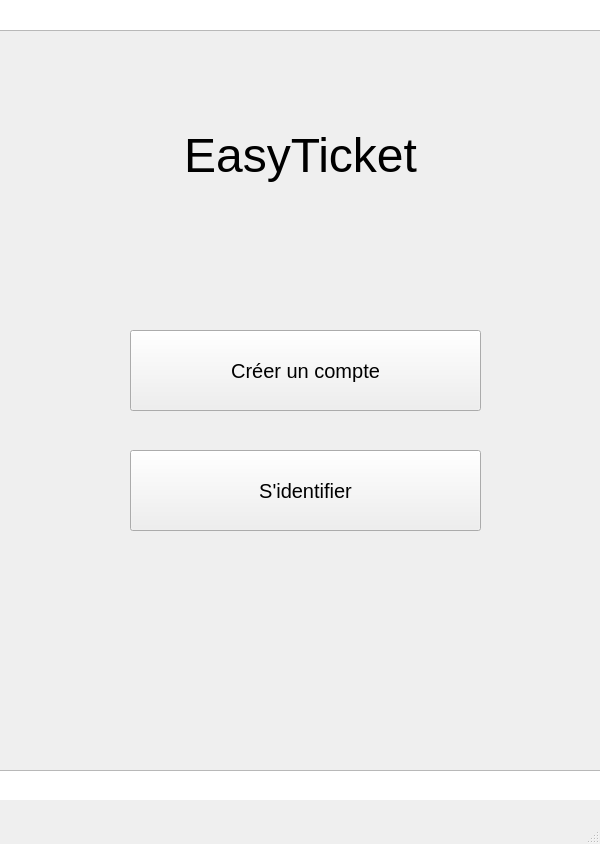
<?xml version="1.0" encoding="UTF-8"?>
<ui version="4.0">
 <class>MainWindow</class>
 <widget class="QMainWindow" name="MainWindow">
  <property name="geometry">
   <rect>
    <x>0</x>
    <y>0</y>
    <width>600</width>
    <height>844</height>
   </rect>
  </property>
  <property name="maximumSize">
   <size>
    <width>800</width>
    <height>16777215</height>
   </size>
  </property>
  <property name="windowTitle">
   <string>MainWindow</string>
  </property>
  <widget class="QWidget" name="centralwidget">
   <property name="minimumSize">
    <size>
     <width>600</width>
     <height>800</height>
    </size>
   </property>
   <property name="maximumSize">
    <size>
     <width>600</width>
     <height>800</height>
    </size>
   </property>
   <widget class="QPushButton" name="pushButton">
    <property name="geometry">
     <rect>
      <x>130</x>
      <y>330</y>
      <width>351</width>
      <height>81</height>
     </rect>
    </property>
    <property name="palette">
     <palette>
      <active>
       <colorrole role="WindowText">
        <brush brushstyle="SolidPattern">
         <color alpha="255">
          <red>0</red>
          <green>0</green>
          <blue>0</blue>
         </color>
        </brush>
       </colorrole>
       <colorrole role="Button">
        <brush brushstyle="SolidPattern">
         <color alpha="255">
          <red>164</red>
          <green>0</green>
          <blue>0</blue>
         </color>
        </brush>
       </colorrole>
       <colorrole role="Light">
        <brush brushstyle="SolidPattern">
         <color alpha="255">
          <red>246</red>
          <green>0</green>
          <blue>0</blue>
         </color>
        </brush>
       </colorrole>
       <colorrole role="Midlight">
        <brush brushstyle="SolidPattern">
         <color alpha="255">
          <red>205</red>
          <green>0</green>
          <blue>0</blue>
         </color>
        </brush>
       </colorrole>
       <colorrole role="Dark">
        <brush brushstyle="SolidPattern">
         <color alpha="255">
          <red>82</red>
          <green>0</green>
          <blue>0</blue>
         </color>
        </brush>
       </colorrole>
       <colorrole role="Mid">
        <brush brushstyle="SolidPattern">
         <color alpha="255">
          <red>109</red>
          <green>0</green>
          <blue>0</blue>
         </color>
        </brush>
       </colorrole>
       <colorrole role="Text">
        <brush brushstyle="SolidPattern">
         <color alpha="255">
          <red>0</red>
          <green>0</green>
          <blue>0</blue>
         </color>
        </brush>
       </colorrole>
       <colorrole role="BrightText">
        <brush brushstyle="SolidPattern">
         <color alpha="255">
          <red>255</red>
          <green>255</green>
          <blue>255</blue>
         </color>
        </brush>
       </colorrole>
       <colorrole role="ButtonText">
        <brush brushstyle="SolidPattern">
         <color alpha="255">
          <red>0</red>
          <green>0</green>
          <blue>0</blue>
         </color>
        </brush>
       </colorrole>
       <colorrole role="Base">
        <brush brushstyle="SolidPattern">
         <color alpha="255">
          <red>255</red>
          <green>255</green>
          <blue>255</blue>
         </color>
        </brush>
       </colorrole>
       <colorrole role="Window">
        <brush brushstyle="SolidPattern">
         <color alpha="255">
          <red>164</red>
          <green>0</green>
          <blue>0</blue>
         </color>
        </brush>
       </colorrole>
       <colorrole role="Shadow">
        <brush brushstyle="SolidPattern">
         <color alpha="255">
          <red>0</red>
          <green>0</green>
          <blue>0</blue>
         </color>
        </brush>
       </colorrole>
       <colorrole role="AlternateBase">
        <brush brushstyle="SolidPattern">
         <color alpha="255">
          <red>209</red>
          <green>127</green>
          <blue>127</blue>
         </color>
        </brush>
       </colorrole>
       <colorrole role="ToolTipBase">
        <brush brushstyle="SolidPattern">
         <color alpha="255">
          <red>255</red>
          <green>255</green>
          <blue>220</blue>
         </color>
        </brush>
       </colorrole>
       <colorrole role="ToolTipText">
        <brush brushstyle="SolidPattern">
         <color alpha="255">
          <red>0</red>
          <green>0</green>
          <blue>0</blue>
         </color>
        </brush>
       </colorrole>
      </active>
      <inactive>
       <colorrole role="WindowText">
        <brush brushstyle="SolidPattern">
         <color alpha="255">
          <red>0</red>
          <green>0</green>
          <blue>0</blue>
         </color>
        </brush>
       </colorrole>
       <colorrole role="Button">
        <brush brushstyle="SolidPattern">
         <color alpha="255">
          <red>239</red>
          <green>239</green>
          <blue>239</blue>
         </color>
        </brush>
       </colorrole>
       <colorrole role="Light">
        <brush brushstyle="SolidPattern">
         <color alpha="255">
          <red>255</red>
          <green>255</green>
          <blue>255</blue>
         </color>
        </brush>
       </colorrole>
       <colorrole role="Midlight">
        <brush brushstyle="SolidPattern">
         <color alpha="255">
          <red>202</red>
          <green>202</green>
          <blue>202</blue>
         </color>
        </brush>
       </colorrole>
       <colorrole role="Dark">
        <brush brushstyle="SolidPattern">
         <color alpha="255">
          <red>159</red>
          <green>159</green>
          <blue>159</blue>
         </color>
        </brush>
       </colorrole>
       <colorrole role="Mid">
        <brush brushstyle="SolidPattern">
         <color alpha="255">
          <red>184</red>
          <green>184</green>
          <blue>184</blue>
         </color>
        </brush>
       </colorrole>
       <colorrole role="Text">
        <brush brushstyle="SolidPattern">
         <color alpha="255">
          <red>0</red>
          <green>0</green>
          <blue>0</blue>
         </color>
        </brush>
       </colorrole>
       <colorrole role="BrightText">
        <brush brushstyle="SolidPattern">
         <color alpha="255">
          <red>255</red>
          <green>255</green>
          <blue>255</blue>
         </color>
        </brush>
       </colorrole>
       <colorrole role="ButtonText">
        <brush brushstyle="SolidPattern">
         <color alpha="255">
          <red>0</red>
          <green>0</green>
          <blue>0</blue>
         </color>
        </brush>
       </colorrole>
       <colorrole role="Base">
        <brush brushstyle="SolidPattern">
         <color alpha="255">
          <red>255</red>
          <green>255</green>
          <blue>255</blue>
         </color>
        </brush>
       </colorrole>
       <colorrole role="Window">
        <brush brushstyle="SolidPattern">
         <color alpha="255">
          <red>239</red>
          <green>239</green>
          <blue>239</blue>
         </color>
        </brush>
       </colorrole>
       <colorrole role="Shadow">
        <brush brushstyle="SolidPattern">
         <color alpha="255">
          <red>118</red>
          <green>118</green>
          <blue>118</blue>
         </color>
        </brush>
       </colorrole>
       <colorrole role="AlternateBase">
        <brush brushstyle="SolidPattern">
         <color alpha="255">
          <red>247</red>
          <green>247</green>
          <blue>247</blue>
         </color>
        </brush>
       </colorrole>
       <colorrole role="ToolTipBase">
        <brush brushstyle="SolidPattern">
         <color alpha="255">
          <red>255</red>
          <green>255</green>
          <blue>220</blue>
         </color>
        </brush>
       </colorrole>
       <colorrole role="ToolTipText">
        <brush brushstyle="SolidPattern">
         <color alpha="255">
          <red>0</red>
          <green>0</green>
          <blue>0</blue>
         </color>
        </brush>
       </colorrole>
      </inactive>
      <disabled>
       <colorrole role="WindowText">
        <brush brushstyle="SolidPattern">
         <color alpha="255">
          <red>82</red>
          <green>0</green>
          <blue>0</blue>
         </color>
        </brush>
       </colorrole>
       <colorrole role="Button">
        <brush brushstyle="SolidPattern">
         <color alpha="255">
          <red>164</red>
          <green>0</green>
          <blue>0</blue>
         </color>
        </brush>
       </colorrole>
       <colorrole role="Light">
        <brush brushstyle="SolidPattern">
         <color alpha="255">
          <red>246</red>
          <green>0</green>
          <blue>0</blue>
         </color>
        </brush>
       </colorrole>
       <colorrole role="Midlight">
        <brush brushstyle="SolidPattern">
         <color alpha="255">
          <red>205</red>
          <green>0</green>
          <blue>0</blue>
         </color>
        </brush>
       </colorrole>
       <colorrole role="Dark">
        <brush brushstyle="SolidPattern">
         <color alpha="255">
          <red>82</red>
          <green>0</green>
          <blue>0</blue>
         </color>
        </brush>
       </colorrole>
       <colorrole role="Mid">
        <brush brushstyle="SolidPattern">
         <color alpha="255">
          <red>109</red>
          <green>0</green>
          <blue>0</blue>
         </color>
        </brush>
       </colorrole>
       <colorrole role="Text">
        <brush brushstyle="SolidPattern">
         <color alpha="255">
          <red>82</red>
          <green>0</green>
          <blue>0</blue>
         </color>
        </brush>
       </colorrole>
       <colorrole role="BrightText">
        <brush brushstyle="SolidPattern">
         <color alpha="255">
          <red>255</red>
          <green>255</green>
          <blue>255</blue>
         </color>
        </brush>
       </colorrole>
       <colorrole role="ButtonText">
        <brush brushstyle="SolidPattern">
         <color alpha="255">
          <red>82</red>
          <green>0</green>
          <blue>0</blue>
         </color>
        </brush>
       </colorrole>
       <colorrole role="Base">
        <brush brushstyle="SolidPattern">
         <color alpha="255">
          <red>164</red>
          <green>0</green>
          <blue>0</blue>
         </color>
        </brush>
       </colorrole>
       <colorrole role="Window">
        <brush brushstyle="SolidPattern">
         <color alpha="255">
          <red>164</red>
          <green>0</green>
          <blue>0</blue>
         </color>
        </brush>
       </colorrole>
       <colorrole role="Shadow">
        <brush brushstyle="SolidPattern">
         <color alpha="255">
          <red>177</red>
          <green>177</green>
          <blue>177</blue>
         </color>
        </brush>
       </colorrole>
       <colorrole role="AlternateBase">
        <brush brushstyle="SolidPattern">
         <color alpha="255">
          <red>247</red>
          <green>247</green>
          <blue>247</blue>
         </color>
        </brush>
       </colorrole>
       <colorrole role="ToolTipBase">
        <brush brushstyle="SolidPattern">
         <color alpha="255">
          <red>255</red>
          <green>255</green>
          <blue>220</blue>
         </color>
        </brush>
       </colorrole>
       <colorrole role="ToolTipText">
        <brush brushstyle="SolidPattern">
         <color alpha="255">
          <red>0</red>
          <green>0</green>
          <blue>0</blue>
         </color>
        </brush>
       </colorrole>
      </disabled>
     </palette>
    </property>
    <property name="font">
     <font>
      <pointsize>15</pointsize>
     </font>
    </property>
    <property name="text">
     <string>Créer un compte</string>
    </property>
   </widget>
   <widget class="QPushButton" name="pushButton_2">
    <property name="geometry">
     <rect>
      <x>130</x>
      <y>450</y>
      <width>351</width>
      <height>81</height>
     </rect>
    </property>
    <property name="palette">
     <palette>
      <active>
       <colorrole role="WindowText">
        <brush brushstyle="SolidPattern">
         <color alpha="255">
          <red>0</red>
          <green>0</green>
          <blue>0</blue>
         </color>
        </brush>
       </colorrole>
       <colorrole role="Button">
        <brush brushstyle="SolidPattern">
         <color alpha="255">
          <red>164</red>
          <green>0</green>
          <blue>0</blue>
         </color>
        </brush>
       </colorrole>
       <colorrole role="Light">
        <brush brushstyle="SolidPattern">
         <color alpha="255">
          <red>246</red>
          <green>0</green>
          <blue>0</blue>
         </color>
        </brush>
       </colorrole>
       <colorrole role="Midlight">
        <brush brushstyle="SolidPattern">
         <color alpha="255">
          <red>205</red>
          <green>0</green>
          <blue>0</blue>
         </color>
        </brush>
       </colorrole>
       <colorrole role="Dark">
        <brush brushstyle="SolidPattern">
         <color alpha="255">
          <red>82</red>
          <green>0</green>
          <blue>0</blue>
         </color>
        </brush>
       </colorrole>
       <colorrole role="Mid">
        <brush brushstyle="SolidPattern">
         <color alpha="255">
          <red>109</red>
          <green>0</green>
          <blue>0</blue>
         </color>
        </brush>
       </colorrole>
       <colorrole role="Text">
        <brush brushstyle="SolidPattern">
         <color alpha="255">
          <red>0</red>
          <green>0</green>
          <blue>0</blue>
         </color>
        </brush>
       </colorrole>
       <colorrole role="BrightText">
        <brush brushstyle="SolidPattern">
         <color alpha="255">
          <red>255</red>
          <green>255</green>
          <blue>255</blue>
         </color>
        </brush>
       </colorrole>
       <colorrole role="ButtonText">
        <brush brushstyle="SolidPattern">
         <color alpha="255">
          <red>0</red>
          <green>0</green>
          <blue>0</blue>
         </color>
        </brush>
       </colorrole>
       <colorrole role="Base">
        <brush brushstyle="SolidPattern">
         <color alpha="255">
          <red>255</red>
          <green>255</green>
          <blue>255</blue>
         </color>
        </brush>
       </colorrole>
       <colorrole role="Window">
        <brush brushstyle="SolidPattern">
         <color alpha="255">
          <red>164</red>
          <green>0</green>
          <blue>0</blue>
         </color>
        </brush>
       </colorrole>
       <colorrole role="Shadow">
        <brush brushstyle="SolidPattern">
         <color alpha="255">
          <red>0</red>
          <green>0</green>
          <blue>0</blue>
         </color>
        </brush>
       </colorrole>
       <colorrole role="AlternateBase">
        <brush brushstyle="SolidPattern">
         <color alpha="255">
          <red>209</red>
          <green>127</green>
          <blue>127</blue>
         </color>
        </brush>
       </colorrole>
       <colorrole role="ToolTipBase">
        <brush brushstyle="SolidPattern">
         <color alpha="255">
          <red>255</red>
          <green>255</green>
          <blue>220</blue>
         </color>
        </brush>
       </colorrole>
       <colorrole role="ToolTipText">
        <brush brushstyle="SolidPattern">
         <color alpha="255">
          <red>0</red>
          <green>0</green>
          <blue>0</blue>
         </color>
        </brush>
       </colorrole>
      </active>
      <inactive>
       <colorrole role="WindowText">
        <brush brushstyle="SolidPattern">
         <color alpha="255">
          <red>0</red>
          <green>0</green>
          <blue>0</blue>
         </color>
        </brush>
       </colorrole>
       <colorrole role="Button">
        <brush brushstyle="SolidPattern">
         <color alpha="255">
          <red>239</red>
          <green>239</green>
          <blue>239</blue>
         </color>
        </brush>
       </colorrole>
       <colorrole role="Light">
        <brush brushstyle="SolidPattern">
         <color alpha="255">
          <red>255</red>
          <green>255</green>
          <blue>255</blue>
         </color>
        </brush>
       </colorrole>
       <colorrole role="Midlight">
        <brush brushstyle="SolidPattern">
         <color alpha="255">
          <red>202</red>
          <green>202</green>
          <blue>202</blue>
         </color>
        </brush>
       </colorrole>
       <colorrole role="Dark">
        <brush brushstyle="SolidPattern">
         <color alpha="255">
          <red>159</red>
          <green>159</green>
          <blue>159</blue>
         </color>
        </brush>
       </colorrole>
       <colorrole role="Mid">
        <brush brushstyle="SolidPattern">
         <color alpha="255">
          <red>184</red>
          <green>184</green>
          <blue>184</blue>
         </color>
        </brush>
       </colorrole>
       <colorrole role="Text">
        <brush brushstyle="SolidPattern">
         <color alpha="255">
          <red>0</red>
          <green>0</green>
          <blue>0</blue>
         </color>
        </brush>
       </colorrole>
       <colorrole role="BrightText">
        <brush brushstyle="SolidPattern">
         <color alpha="255">
          <red>255</red>
          <green>255</green>
          <blue>255</blue>
         </color>
        </brush>
       </colorrole>
       <colorrole role="ButtonText">
        <brush brushstyle="SolidPattern">
         <color alpha="255">
          <red>0</red>
          <green>0</green>
          <blue>0</blue>
         </color>
        </brush>
       </colorrole>
       <colorrole role="Base">
        <brush brushstyle="SolidPattern">
         <color alpha="255">
          <red>255</red>
          <green>255</green>
          <blue>255</blue>
         </color>
        </brush>
       </colorrole>
       <colorrole role="Window">
        <brush brushstyle="SolidPattern">
         <color alpha="255">
          <red>239</red>
          <green>239</green>
          <blue>239</blue>
         </color>
        </brush>
       </colorrole>
       <colorrole role="Shadow">
        <brush brushstyle="SolidPattern">
         <color alpha="255">
          <red>118</red>
          <green>118</green>
          <blue>118</blue>
         </color>
        </brush>
       </colorrole>
       <colorrole role="AlternateBase">
        <brush brushstyle="SolidPattern">
         <color alpha="255">
          <red>247</red>
          <green>247</green>
          <blue>247</blue>
         </color>
        </brush>
       </colorrole>
       <colorrole role="ToolTipBase">
        <brush brushstyle="SolidPattern">
         <color alpha="255">
          <red>255</red>
          <green>255</green>
          <blue>220</blue>
         </color>
        </brush>
       </colorrole>
       <colorrole role="ToolTipText">
        <brush brushstyle="SolidPattern">
         <color alpha="255">
          <red>0</red>
          <green>0</green>
          <blue>0</blue>
         </color>
        </brush>
       </colorrole>
      </inactive>
      <disabled>
       <colorrole role="WindowText">
        <brush brushstyle="SolidPattern">
         <color alpha="255">
          <red>82</red>
          <green>0</green>
          <blue>0</blue>
         </color>
        </brush>
       </colorrole>
       <colorrole role="Button">
        <brush brushstyle="SolidPattern">
         <color alpha="255">
          <red>164</red>
          <green>0</green>
          <blue>0</blue>
         </color>
        </brush>
       </colorrole>
       <colorrole role="Light">
        <brush brushstyle="SolidPattern">
         <color alpha="255">
          <red>246</red>
          <green>0</green>
          <blue>0</blue>
         </color>
        </brush>
       </colorrole>
       <colorrole role="Midlight">
        <brush brushstyle="SolidPattern">
         <color alpha="255">
          <red>205</red>
          <green>0</green>
          <blue>0</blue>
         </color>
        </brush>
       </colorrole>
       <colorrole role="Dark">
        <brush brushstyle="SolidPattern">
         <color alpha="255">
          <red>82</red>
          <green>0</green>
          <blue>0</blue>
         </color>
        </brush>
       </colorrole>
       <colorrole role="Mid">
        <brush brushstyle="SolidPattern">
         <color alpha="255">
          <red>109</red>
          <green>0</green>
          <blue>0</blue>
         </color>
        </brush>
       </colorrole>
       <colorrole role="Text">
        <brush brushstyle="SolidPattern">
         <color alpha="255">
          <red>82</red>
          <green>0</green>
          <blue>0</blue>
         </color>
        </brush>
       </colorrole>
       <colorrole role="BrightText">
        <brush brushstyle="SolidPattern">
         <color alpha="255">
          <red>255</red>
          <green>255</green>
          <blue>255</blue>
         </color>
        </brush>
       </colorrole>
       <colorrole role="ButtonText">
        <brush brushstyle="SolidPattern">
         <color alpha="255">
          <red>82</red>
          <green>0</green>
          <blue>0</blue>
         </color>
        </brush>
       </colorrole>
       <colorrole role="Base">
        <brush brushstyle="SolidPattern">
         <color alpha="255">
          <red>164</red>
          <green>0</green>
          <blue>0</blue>
         </color>
        </brush>
       </colorrole>
       <colorrole role="Window">
        <brush brushstyle="SolidPattern">
         <color alpha="255">
          <red>164</red>
          <green>0</green>
          <blue>0</blue>
         </color>
        </brush>
       </colorrole>
       <colorrole role="Shadow">
        <brush brushstyle="SolidPattern">
         <color alpha="255">
          <red>177</red>
          <green>177</green>
          <blue>177</blue>
         </color>
        </brush>
       </colorrole>
       <colorrole role="AlternateBase">
        <brush brushstyle="SolidPattern">
         <color alpha="255">
          <red>247</red>
          <green>247</green>
          <blue>247</blue>
         </color>
        </brush>
       </colorrole>
       <colorrole role="ToolTipBase">
        <brush brushstyle="SolidPattern">
         <color alpha="255">
          <red>255</red>
          <green>255</green>
          <blue>220</blue>
         </color>
        </brush>
       </colorrole>
       <colorrole role="ToolTipText">
        <brush brushstyle="SolidPattern">
         <color alpha="255">
          <red>0</red>
          <green>0</green>
          <blue>0</blue>
         </color>
        </brush>
       </colorrole>
      </disabled>
     </palette>
    </property>
    <property name="font">
     <font>
      <pointsize>15</pointsize>
     </font>
    </property>
    <property name="text">
     <string>S'identifier</string>
    </property>
   </widget>
   <widget class="QLabel" name="label">
    <property name="geometry">
     <rect>
      <x>130</x>
      <y>120</y>
      <width>341</width>
      <height>71</height>
     </rect>
    </property>
    <property name="palette">
     <palette>
      <active>
       <colorrole role="WindowText">
        <brush brushstyle="SolidPattern">
         <color alpha="255">
          <red>0</red>
          <green>0</green>
          <blue>0</blue>
         </color>
        </brush>
       </colorrole>
       <colorrole role="Button">
        <brush brushstyle="SolidPattern">
         <color alpha="255">
          <red>238</red>
          <green>238</green>
          <blue>236</blue>
         </color>
        </brush>
       </colorrole>
       <colorrole role="Light">
        <brush brushstyle="SolidPattern">
         <color alpha="255">
          <red>255</red>
          <green>255</green>
          <blue>255</blue>
         </color>
        </brush>
       </colorrole>
       <colorrole role="Midlight">
        <brush brushstyle="SolidPattern">
         <color alpha="255">
          <red>246</red>
          <green>246</green>
          <blue>245</blue>
         </color>
        </brush>
       </colorrole>
       <colorrole role="Dark">
        <brush brushstyle="SolidPattern">
         <color alpha="255">
          <red>119</red>
          <green>119</green>
          <blue>118</blue>
         </color>
        </brush>
       </colorrole>
       <colorrole role="Mid">
        <brush brushstyle="SolidPattern">
         <color alpha="255">
          <red>159</red>
          <green>159</green>
          <blue>157</blue>
         </color>
        </brush>
       </colorrole>
       <colorrole role="Text">
        <brush brushstyle="SolidPattern">
         <color alpha="255">
          <red>0</red>
          <green>0</green>
          <blue>0</blue>
         </color>
        </brush>
       </colorrole>
       <colorrole role="BrightText">
        <brush brushstyle="SolidPattern">
         <color alpha="255">
          <red>255</red>
          <green>255</green>
          <blue>255</blue>
         </color>
        </brush>
       </colorrole>
       <colorrole role="ButtonText">
        <brush brushstyle="SolidPattern">
         <color alpha="255">
          <red>0</red>
          <green>0</green>
          <blue>0</blue>
         </color>
        </brush>
       </colorrole>
       <colorrole role="Base">
        <brush brushstyle="SolidPattern">
         <color alpha="255">
          <red>255</red>
          <green>255</green>
          <blue>255</blue>
         </color>
        </brush>
       </colorrole>
       <colorrole role="Window">
        <brush brushstyle="SolidPattern">
         <color alpha="255">
          <red>238</red>
          <green>238</green>
          <blue>236</blue>
         </color>
        </brush>
       </colorrole>
       <colorrole role="Shadow">
        <brush brushstyle="SolidPattern">
         <color alpha="255">
          <red>0</red>
          <green>0</green>
          <blue>0</blue>
         </color>
        </brush>
       </colorrole>
       <colorrole role="AlternateBase">
        <brush brushstyle="SolidPattern">
         <color alpha="255">
          <red>246</red>
          <green>246</green>
          <blue>245</blue>
         </color>
        </brush>
       </colorrole>
       <colorrole role="ToolTipBase">
        <brush brushstyle="SolidPattern">
         <color alpha="255">
          <red>255</red>
          <green>255</green>
          <blue>220</blue>
         </color>
        </brush>
       </colorrole>
       <colorrole role="ToolTipText">
        <brush brushstyle="SolidPattern">
         <color alpha="255">
          <red>0</red>
          <green>0</green>
          <blue>0</blue>
         </color>
        </brush>
       </colorrole>
      </active>
      <inactive>
       <colorrole role="WindowText">
        <brush brushstyle="SolidPattern">
         <color alpha="255">
          <red>0</red>
          <green>0</green>
          <blue>0</blue>
         </color>
        </brush>
       </colorrole>
       <colorrole role="Button">
        <brush brushstyle="SolidPattern">
         <color alpha="255">
          <red>239</red>
          <green>239</green>
          <blue>239</blue>
         </color>
        </brush>
       </colorrole>
       <colorrole role="Light">
        <brush brushstyle="SolidPattern">
         <color alpha="255">
          <red>255</red>
          <green>255</green>
          <blue>255</blue>
         </color>
        </brush>
       </colorrole>
       <colorrole role="Midlight">
        <brush brushstyle="SolidPattern">
         <color alpha="255">
          <red>202</red>
          <green>202</green>
          <blue>202</blue>
         </color>
        </brush>
       </colorrole>
       <colorrole role="Dark">
        <brush brushstyle="SolidPattern">
         <color alpha="255">
          <red>159</red>
          <green>159</green>
          <blue>159</blue>
         </color>
        </brush>
       </colorrole>
       <colorrole role="Mid">
        <brush brushstyle="SolidPattern">
         <color alpha="255">
          <red>184</red>
          <green>184</green>
          <blue>184</blue>
         </color>
        </brush>
       </colorrole>
       <colorrole role="Text">
        <brush brushstyle="SolidPattern">
         <color alpha="255">
          <red>0</red>
          <green>0</green>
          <blue>0</blue>
         </color>
        </brush>
       </colorrole>
       <colorrole role="BrightText">
        <brush brushstyle="SolidPattern">
         <color alpha="255">
          <red>255</red>
          <green>255</green>
          <blue>255</blue>
         </color>
        </brush>
       </colorrole>
       <colorrole role="ButtonText">
        <brush brushstyle="SolidPattern">
         <color alpha="255">
          <red>0</red>
          <green>0</green>
          <blue>0</blue>
         </color>
        </brush>
       </colorrole>
       <colorrole role="Base">
        <brush brushstyle="SolidPattern">
         <color alpha="255">
          <red>255</red>
          <green>255</green>
          <blue>255</blue>
         </color>
        </brush>
       </colorrole>
       <colorrole role="Window">
        <brush brushstyle="SolidPattern">
         <color alpha="255">
          <red>239</red>
          <green>239</green>
          <blue>239</blue>
         </color>
        </brush>
       </colorrole>
       <colorrole role="Shadow">
        <brush brushstyle="SolidPattern">
         <color alpha="255">
          <red>118</red>
          <green>118</green>
          <blue>118</blue>
         </color>
        </brush>
       </colorrole>
       <colorrole role="AlternateBase">
        <brush brushstyle="SolidPattern">
         <color alpha="255">
          <red>247</red>
          <green>247</green>
          <blue>247</blue>
         </color>
        </brush>
       </colorrole>
       <colorrole role="ToolTipBase">
        <brush brushstyle="SolidPattern">
         <color alpha="255">
          <red>255</red>
          <green>255</green>
          <blue>220</blue>
         </color>
        </brush>
       </colorrole>
       <colorrole role="ToolTipText">
        <brush brushstyle="SolidPattern">
         <color alpha="255">
          <red>0</red>
          <green>0</green>
          <blue>0</blue>
         </color>
        </brush>
       </colorrole>
      </inactive>
      <disabled>
       <colorrole role="WindowText">
        <brush brushstyle="SolidPattern">
         <color alpha="255">
          <red>119</red>
          <green>119</green>
          <blue>118</blue>
         </color>
        </brush>
       </colorrole>
       <colorrole role="Button">
        <brush brushstyle="SolidPattern">
         <color alpha="255">
          <red>238</red>
          <green>238</green>
          <blue>236</blue>
         </color>
        </brush>
       </colorrole>
       <colorrole role="Light">
        <brush brushstyle="SolidPattern">
         <color alpha="255">
          <red>255</red>
          <green>255</green>
          <blue>255</blue>
         </color>
        </brush>
       </colorrole>
       <colorrole role="Midlight">
        <brush brushstyle="SolidPattern">
         <color alpha="255">
          <red>246</red>
          <green>246</green>
          <blue>245</blue>
         </color>
        </brush>
       </colorrole>
       <colorrole role="Dark">
        <brush brushstyle="SolidPattern">
         <color alpha="255">
          <red>119</red>
          <green>119</green>
          <blue>118</blue>
         </color>
        </brush>
       </colorrole>
       <colorrole role="Mid">
        <brush brushstyle="SolidPattern">
         <color alpha="255">
          <red>159</red>
          <green>159</green>
          <blue>157</blue>
         </color>
        </brush>
       </colorrole>
       <colorrole role="Text">
        <brush brushstyle="SolidPattern">
         <color alpha="255">
          <red>119</red>
          <green>119</green>
          <blue>118</blue>
         </color>
        </brush>
       </colorrole>
       <colorrole role="BrightText">
        <brush brushstyle="SolidPattern">
         <color alpha="255">
          <red>255</red>
          <green>255</green>
          <blue>255</blue>
         </color>
        </brush>
       </colorrole>
       <colorrole role="ButtonText">
        <brush brushstyle="SolidPattern">
         <color alpha="255">
          <red>119</red>
          <green>119</green>
          <blue>118</blue>
         </color>
        </brush>
       </colorrole>
       <colorrole role="Base">
        <brush brushstyle="SolidPattern">
         <color alpha="255">
          <red>238</red>
          <green>238</green>
          <blue>236</blue>
         </color>
        </brush>
       </colorrole>
       <colorrole role="Window">
        <brush brushstyle="SolidPattern">
         <color alpha="255">
          <red>238</red>
          <green>238</green>
          <blue>236</blue>
         </color>
        </brush>
       </colorrole>
       <colorrole role="Shadow">
        <brush brushstyle="SolidPattern">
         <color alpha="255">
          <red>177</red>
          <green>177</green>
          <blue>177</blue>
         </color>
        </brush>
       </colorrole>
       <colorrole role="AlternateBase">
        <brush brushstyle="SolidPattern">
         <color alpha="255">
          <red>247</red>
          <green>247</green>
          <blue>247</blue>
         </color>
        </brush>
       </colorrole>
       <colorrole role="ToolTipBase">
        <brush brushstyle="SolidPattern">
         <color alpha="255">
          <red>255</red>
          <green>255</green>
          <blue>220</blue>
         </color>
        </brush>
       </colorrole>
       <colorrole role="ToolTipText">
        <brush brushstyle="SolidPattern">
         <color alpha="255">
          <red>0</red>
          <green>0</green>
          <blue>0</blue>
         </color>
        </brush>
       </colorrole>
      </disabled>
     </palette>
    </property>
    <property name="text">
     <string>&lt;html&gt;&lt;head/&gt;&lt;body&gt;&lt;p&gt;&lt;span style=&quot; font-size:36pt;&quot;&gt;EasyTicket&lt;/span&gt;&lt;/p&gt;&lt;/body&gt;&lt;/html&gt;</string>
    </property>
    <property name="alignment">
     <set>Qt::AlignCenter</set>
    </property>
   </widget>
   <widget class="QGraphicsView" name="graphicsView">
    <property name="geometry">
     <rect>
      <x>-10</x>
      <y>770</y>
      <width>611</width>
      <height>51</height>
     </rect>
    </property>
    <property name="palette">
     <palette>
      <active>
       <colorrole role="WindowText">
        <brush brushstyle="SolidPattern">
         <color alpha="255">
          <red>0</red>
          <green>0</green>
          <blue>0</blue>
         </color>
        </brush>
       </colorrole>
       <colorrole role="Button">
        <brush brushstyle="SolidPattern">
         <color alpha="255">
          <red>164</red>
          <green>0</green>
          <blue>0</blue>
         </color>
        </brush>
       </colorrole>
       <colorrole role="Light">
        <brush brushstyle="SolidPattern">
         <color alpha="255">
          <red>246</red>
          <green>0</green>
          <blue>0</blue>
         </color>
        </brush>
       </colorrole>
       <colorrole role="Midlight">
        <brush brushstyle="SolidPattern">
         <color alpha="255">
          <red>205</red>
          <green>0</green>
          <blue>0</blue>
         </color>
        </brush>
       </colorrole>
       <colorrole role="Dark">
        <brush brushstyle="SolidPattern">
         <color alpha="255">
          <red>164</red>
          <green>0</green>
          <blue>0</blue>
         </color>
        </brush>
       </colorrole>
       <colorrole role="Mid">
        <brush brushstyle="SolidPattern">
         <color alpha="255">
          <red>109</red>
          <green>0</green>
          <blue>0</blue>
         </color>
        </brush>
       </colorrole>
       <colorrole role="Text">
        <brush brushstyle="SolidPattern">
         <color alpha="255">
          <red>0</red>
          <green>0</green>
          <blue>0</blue>
         </color>
        </brush>
       </colorrole>
       <colorrole role="BrightText">
        <brush brushstyle="SolidPattern">
         <color alpha="255">
          <red>255</red>
          <green>255</green>
          <blue>255</blue>
         </color>
        </brush>
       </colorrole>
       <colorrole role="ButtonText">
        <brush brushstyle="SolidPattern">
         <color alpha="255">
          <red>0</red>
          <green>0</green>
          <blue>0</blue>
         </color>
        </brush>
       </colorrole>
       <colorrole role="Base">
        <brush brushstyle="SolidPattern">
         <color alpha="255">
          <red>255</red>
          <green>255</green>
          <blue>255</blue>
         </color>
        </brush>
       </colorrole>
       <colorrole role="Window">
        <brush brushstyle="SolidPattern">
         <color alpha="255">
          <red>164</red>
          <green>0</green>
          <blue>0</blue>
         </color>
        </brush>
       </colorrole>
       <colorrole role="Shadow">
        <brush brushstyle="SolidPattern">
         <color alpha="255">
          <red>0</red>
          <green>0</green>
          <blue>0</blue>
         </color>
        </brush>
       </colorrole>
       <colorrole role="AlternateBase">
        <brush brushstyle="SolidPattern">
         <color alpha="255">
          <red>209</red>
          <green>127</green>
          <blue>127</blue>
         </color>
        </brush>
       </colorrole>
       <colorrole role="ToolTipBase">
        <brush brushstyle="SolidPattern">
         <color alpha="255">
          <red>255</red>
          <green>255</green>
          <blue>220</blue>
         </color>
        </brush>
       </colorrole>
       <colorrole role="ToolTipText">
        <brush brushstyle="SolidPattern">
         <color alpha="255">
          <red>0</red>
          <green>0</green>
          <blue>0</blue>
         </color>
        </brush>
       </colorrole>
      </active>
      <inactive>
       <colorrole role="WindowText">
        <brush brushstyle="SolidPattern">
         <color alpha="255">
          <red>0</red>
          <green>0</green>
          <blue>0</blue>
         </color>
        </brush>
       </colorrole>
       <colorrole role="Button">
        <brush brushstyle="SolidPattern">
         <color alpha="255">
          <red>239</red>
          <green>239</green>
          <blue>239</blue>
         </color>
        </brush>
       </colorrole>
       <colorrole role="Light">
        <brush brushstyle="SolidPattern">
         <color alpha="255">
          <red>255</red>
          <green>255</green>
          <blue>255</blue>
         </color>
        </brush>
       </colorrole>
       <colorrole role="Midlight">
        <brush brushstyle="SolidPattern">
         <color alpha="255">
          <red>202</red>
          <green>202</green>
          <blue>202</blue>
         </color>
        </brush>
       </colorrole>
       <colorrole role="Dark">
        <brush brushstyle="SolidPattern">
         <color alpha="255">
          <red>159</red>
          <green>159</green>
          <blue>159</blue>
         </color>
        </brush>
       </colorrole>
       <colorrole role="Mid">
        <brush brushstyle="SolidPattern">
         <color alpha="255">
          <red>184</red>
          <green>184</green>
          <blue>184</blue>
         </color>
        </brush>
       </colorrole>
       <colorrole role="Text">
        <brush brushstyle="SolidPattern">
         <color alpha="255">
          <red>0</red>
          <green>0</green>
          <blue>0</blue>
         </color>
        </brush>
       </colorrole>
       <colorrole role="BrightText">
        <brush brushstyle="SolidPattern">
         <color alpha="255">
          <red>255</red>
          <green>255</green>
          <blue>255</blue>
         </color>
        </brush>
       </colorrole>
       <colorrole role="ButtonText">
        <brush brushstyle="SolidPattern">
         <color alpha="255">
          <red>0</red>
          <green>0</green>
          <blue>0</blue>
         </color>
        </brush>
       </colorrole>
       <colorrole role="Base">
        <brush brushstyle="SolidPattern">
         <color alpha="255">
          <red>255</red>
          <green>255</green>
          <blue>255</blue>
         </color>
        </brush>
       </colorrole>
       <colorrole role="Window">
        <brush brushstyle="SolidPattern">
         <color alpha="255">
          <red>239</red>
          <green>239</green>
          <blue>239</blue>
         </color>
        </brush>
       </colorrole>
       <colorrole role="Shadow">
        <brush brushstyle="SolidPattern">
         <color alpha="255">
          <red>118</red>
          <green>118</green>
          <blue>118</blue>
         </color>
        </brush>
       </colorrole>
       <colorrole role="AlternateBase">
        <brush brushstyle="SolidPattern">
         <color alpha="255">
          <red>247</red>
          <green>247</green>
          <blue>247</blue>
         </color>
        </brush>
       </colorrole>
       <colorrole role="ToolTipBase">
        <brush brushstyle="SolidPattern">
         <color alpha="255">
          <red>255</red>
          <green>255</green>
          <blue>220</blue>
         </color>
        </brush>
       </colorrole>
       <colorrole role="ToolTipText">
        <brush brushstyle="SolidPattern">
         <color alpha="255">
          <red>0</red>
          <green>0</green>
          <blue>0</blue>
         </color>
        </brush>
       </colorrole>
      </inactive>
      <disabled>
       <colorrole role="WindowText">
        <brush brushstyle="SolidPattern">
         <color alpha="255">
          <red>82</red>
          <green>0</green>
          <blue>0</blue>
         </color>
        </brush>
       </colorrole>
       <colorrole role="Button">
        <brush brushstyle="SolidPattern">
         <color alpha="255">
          <red>164</red>
          <green>0</green>
          <blue>0</blue>
         </color>
        </brush>
       </colorrole>
       <colorrole role="Light">
        <brush brushstyle="SolidPattern">
         <color alpha="255">
          <red>246</red>
          <green>0</green>
          <blue>0</blue>
         </color>
        </brush>
       </colorrole>
       <colorrole role="Midlight">
        <brush brushstyle="SolidPattern">
         <color alpha="255">
          <red>205</red>
          <green>0</green>
          <blue>0</blue>
         </color>
        </brush>
       </colorrole>
       <colorrole role="Dark">
        <brush brushstyle="SolidPattern">
         <color alpha="255">
          <red>82</red>
          <green>0</green>
          <blue>0</blue>
         </color>
        </brush>
       </colorrole>
       <colorrole role="Mid">
        <brush brushstyle="SolidPattern">
         <color alpha="255">
          <red>109</red>
          <green>0</green>
          <blue>0</blue>
         </color>
        </brush>
       </colorrole>
       <colorrole role="Text">
        <brush brushstyle="SolidPattern">
         <color alpha="255">
          <red>82</red>
          <green>0</green>
          <blue>0</blue>
         </color>
        </brush>
       </colorrole>
       <colorrole role="BrightText">
        <brush brushstyle="SolidPattern">
         <color alpha="255">
          <red>255</red>
          <green>255</green>
          <blue>255</blue>
         </color>
        </brush>
       </colorrole>
       <colorrole role="ButtonText">
        <brush brushstyle="SolidPattern">
         <color alpha="255">
          <red>82</red>
          <green>0</green>
          <blue>0</blue>
         </color>
        </brush>
       </colorrole>
       <colorrole role="Base">
        <brush brushstyle="SolidPattern">
         <color alpha="255">
          <red>164</red>
          <green>0</green>
          <blue>0</blue>
         </color>
        </brush>
       </colorrole>
       <colorrole role="Window">
        <brush brushstyle="SolidPattern">
         <color alpha="255">
          <red>164</red>
          <green>0</green>
          <blue>0</blue>
         </color>
        </brush>
       </colorrole>
       <colorrole role="Shadow">
        <brush brushstyle="SolidPattern">
         <color alpha="255">
          <red>177</red>
          <green>177</green>
          <blue>177</blue>
         </color>
        </brush>
       </colorrole>
       <colorrole role="AlternateBase">
        <brush brushstyle="SolidPattern">
         <color alpha="255">
          <red>247</red>
          <green>247</green>
          <blue>247</blue>
         </color>
        </brush>
       </colorrole>
       <colorrole role="ToolTipBase">
        <brush brushstyle="SolidPattern">
         <color alpha="255">
          <red>255</red>
          <green>255</green>
          <blue>220</blue>
         </color>
        </brush>
       </colorrole>
       <colorrole role="ToolTipText">
        <brush brushstyle="SolidPattern">
         <color alpha="255">
          <red>0</red>
          <green>0</green>
          <blue>0</blue>
         </color>
        </brush>
       </colorrole>
      </disabled>
     </palette>
    </property>
   </widget>
   <widget class="QGraphicsView" name="graphicsView_2">
    <property name="geometry">
     <rect>
      <x>-20</x>
      <y>-20</y>
      <width>631</width>
      <height>51</height>
     </rect>
    </property>
   </widget>
  </widget>
  <widget class="QMenuBar" name="menubar">
   <property name="geometry">
    <rect>
     <x>0</x>
     <y>0</y>
     <width>600</width>
     <height>22</height>
    </rect>
   </property>
  </widget>
  <widget class="QStatusBar" name="statusbar"/>
 </widget>
 <resources/>
 <connections/>
</ui>
